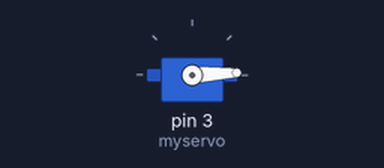
This sketch was run on a simulated Arduino Uno, built with avr-gcc and run on an emulated ATmega328P. Parts: servo.

Above: at 0.05 s.
At 1.3 s:
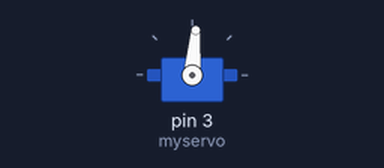
At 2.6 s:
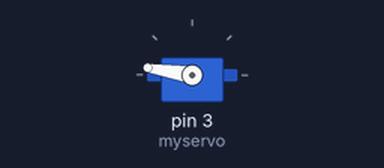
At 5.2 s:
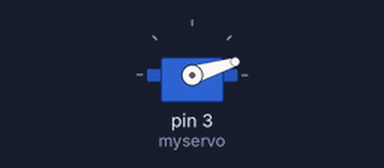
Timing chart, 0 to 7.1 s (numbered marks = the images above):
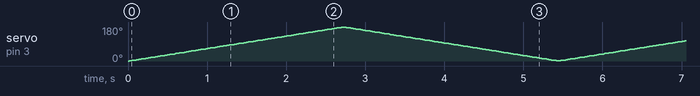

The sketch:

c.ino
```cpp
#include <Servo.h>
Servo myservo;
int pos = 3;    // 舵机引脚
void setup()
{
  myservo.attach(3);  //定义舵机接口
}
void loop()
{
for(pos = 0; pos < 180; pos += 1)  //从0度到180度
{
  myservo.write(pos);    // 设定舵机旋转角度
  delay(15); //等待15ms舵机到达指定位置
  }
  for(pos = 180; pos>=1; pos-=1)// 从180度到0度
  {
    myservo.write(pos);
    delay(15);
  }
}
```
